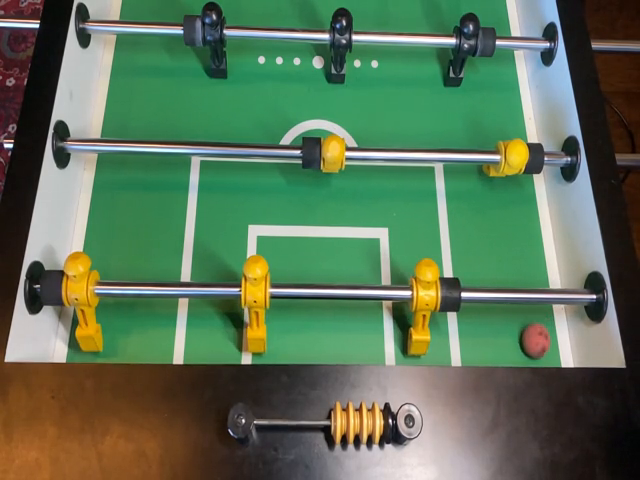
#> input picture frame 196 of Videos/dribble_slow_shot_LED.avi, 640 x 480 px, given in place of dribble_slow_shot.avi, which was not available
$ python testopencv.py
#> lines starting #> are read from the running program, lines starting #| are printed output that depends on the picture; after the words box and inside, x2 and y2 are one past the last pixel; in counts of white or black regions, pixels touching at a corner belong together; pictures that were not available may be replaced by others from this repository, and a replacement may not be noted
#> further down, img is the input picture: shape (480, 640, 3); mean B, G, R 86.9, 114.8, 90.7
import cv2 as cv
import numpy as np
import time

import cv2 as cv
import numpy as np

def detect_balls_YCrCb(frame):
    # Convert the image to YCrCb color space
    ycrcb_frame = cv.cvtColor(frame, cv.COLOR_BGR2YCrCb)

    # Define range of red color in YCrCb
    # Note: These values might need to be adjusted based on your specific use case
    lower_red = np.array([0, 150, 110])
    upper_red = np.array([135, 180, 180])

    # Create a mask for the red color range
    mask = cv.inRange(ycrcb_frame, lower_red, upper_red)

    # Find contours of red areas
    contours, _ = cv.findContours(mask, cv.RETR_EXTERNAL, cv.CHAIN_APPROX_SIMPLE)
    contours = [cont for cont in contours if cv.contourArea(cont) > 100]

    if contours:
        for contour in contours:
            moments = cv.moments(contour)
            if moments["m00"] != 0:
                center_x = int(moments["m10"] / moments["m00"])
                center_y = int(moments["m01"] / moments["m00"])

                # Draw a cross at the center of mass
                cv.drawMarker(frame, (center_x, center_y), (0, 255, 0), markerType=cv.MARKER_CROSS, markerSize=20, thickness=2)

    return frame, mask


def detect_balls(frame):

    # Convert the image to HSV color space
    hsv_frame = cv.cvtColor(frame, cv.COLOR_BGR2HSV)

    # Define range of pink color in HSV
    lower_range1 = np.array([130, 100, 100])
    upper_range1 = np.array([179, 200, 255])

    # Define the second range of colors in HSV
    lower_range2 = np.array([0, 150, 0])
    upper_range2 = np.array([10, 200, 255])

    # Create masks for each color range
    mask1 = cv.inRange(hsv_frame, lower_range1, upper_range1)
    mask2 = cv.inRange(hsv_frame, lower_range2, upper_range2)

    # Combine the two masks
    combined_mask = cv.bitwise_or(mask1, mask2)


    # Find contours of pink areas
    contours, _ = cv.findContours(combined_mask, cv.RETR_EXTERNAL, cv.CHAIN_APPROX_SIMPLE)
    contours = [cunt for cunt in contours if cv.contourArea(cunt) > 70]

    if contours:
        for contour in contours:
            moments = cv.moments(contour)
            if moments["m00"] != 0:
                center_x = int(moments["m10"] / moments["m00"])
                center_y = int(moments["m01"] / moments["m00"])

                # Draw a cross at the center of mass
                cv.drawMarker(frame, (center_x, center_y), (0, 255, 0), markerType=cv.MARKER_CROSS, markerSize=20, thickness=2)
        #cv.drawContours(frame, contours, -1, (0, 255, 0), 2)

    return frame,combined_mask


def pre_process(frame):
    # Pre-process the image. Convert to HSV, crop.
    #frame = cv.resize(frame, (640, 480))

    # Convert the image to HSV color space
    hsv_frame = cv.cvtColor(frame, cv.COLOR_BGR2HSV)
#> hsv_frame: shape (480, 640, 3); mean H, S, V 56.9, 109.8, 124.9

    # Define range of green color in HSV
    lower_green = np.array([35, 50, 50])
    upper_green = np.array([90, 255, 255])

    # Threshold the HSV image to get only green colors.
    # Outputs outside the range are set to black.
    mask = cv.inRange(hsv_frame, lower_green, upper_green)
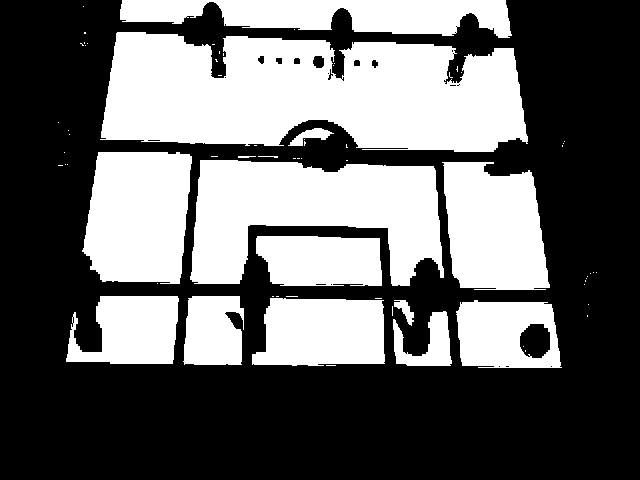
#> mask: shape (480, 640); 40.6% white; 69 white regions (54 under 20 px)

    # Find contours
    contours, _ = cv.findContours(mask, cv.RETR_EXTERNAL, cv.CHAIN_APPROX_SIMPLE)
#> contours = 67 contours, 54 with area under 20; largest, box (x1, y1, x2, y2) and area: (100, 32, 528, 152) 39376, (190, 160, 444, 286) 19969, (82, 152, 192, 284) 12142, (442, 162, 550, 290) 10861, (120, 0, 512, 38) 9486

    contours = [cunt for cunt in contours if cv.contourArea(cunt) > 500]
#> contours = 11 contours; largest, box (x1, y1, x2, y2) and area: (100, 32, 528, 152) 39376, (190, 160, 444, 286) 19969, (82, 152, 192, 284) 12142, (442, 162, 550, 290) 10861, (120, 0, 512, 38) 9486

    # Find the bounding box that encloses all contours
    if contours:
        # Initialize variables for the bounding box coordinates
        x_min = y_min = float('inf')
        x_max = y_max = 0


        if contours:
            hull = cv.convexHull(np.concatenate(contours))
#> hull = contour of 18 points, box (x1, y1, x2, y2) (66, 0, 562, 368), area 161074

            # Draw the convex hull as a quadrilateral
            cv.polylines(frame, [hull], True, (0, 255, 0), 2)
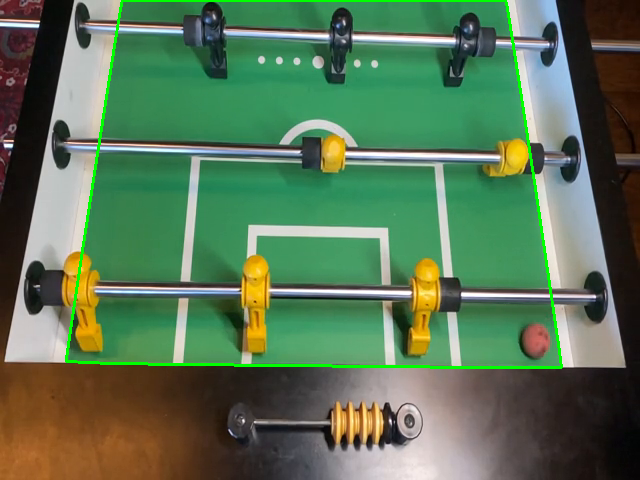
#> frame: shape (480, 640, 3); 1.43% of pixels changed, all inside (x1, y1, x2, y2) = (65, 0, 563, 369)

                # Get bounding rectangle of the convex hull
            x, y, w, h = cv.boundingRect(hull)
#> x = 66; y = 0; w = 496; h = 368

            # Crop the region of interest (ROI) from the original frame
            cropped_frame = frame[y:y+h, x:x+w]
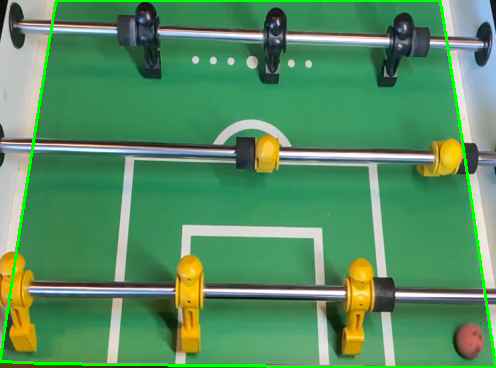
#> cropped_frame: shape (368, 496, 3); mean B, G, R 97.7, 143.1, 86.6

            return cropped_frame, (x,y,w,h)

    return frame


# Initialize video capture
cap = cv.VideoCapture('Videos/dribble_slow_shot.avi')
#cap = cv.VideoCapture('Videos/fast_shot.avi')
#cap = cv.VideoCapture('Videos/fast_shot_LED.avi')
#cap = cv.VideoCapture('Videos/dribble_slow_shot_LED.avi')
if not cap.isOpened():
    print("Error: Could not open video.")
else:
    # Get the resolution of the video
    frame_width = cap.get(cv.CAP_PROP_FRAME_WIDTH)
    frame_height = cap.get(cv.CAP_PROP_FRAME_HEIGHT)
    print(f"Resolution: {int(frame_width)} x {int(frame_height)}")

    # Get frames per second
    fps = cap.get(cv.CAP_PROP_FPS)
    print(f"FPS: {fps}")

    # Get the total number of frames in the video
    frame_count = cap.get(cv.CAP_PROP_FRAME_COUNT)
    print(f"Total Number of Frames: {frame_count}")

    # Get the codec information
    fourcc = cap.get(cv.CAP_PROP_FOURCC)
    codec = "".join([chr((int(fourcc) >> 8 * i) & 0xFF) for i in range(4)])
    print(f"Codec: {codec}")


# Variable to store the cropping rectangle
cropping_rectangle = None

try:
    init_time = time.time()
    counter = 0

    while True:
        success, img = cap.read()
        if not success: break

        if cropping_rectangle is None:
            cropped_img, (x, y, w, h) = pre_process(img)
#> x = 66; y = 0; w = 496; h = 368
            cropping_rectangle = (x, y, w, h)
#> cropping_rectangle = (66, 0, 496, 368)
            img = cropped_img
        else:
            # Crop the image using the previously determined cropping rectangle
            x, y, w, h = cropping_rectangle
            img = img[y:y+h, x:x+w]

        img,mask = detect_balls_YCrCb(img)
#> in detect_balls_YCrCb, `ycrcb_frame = cv.cvtColor(frame, cv.COLOR_BGR2YCrCb)`: ycrcb_frame: shape (368, 496, 3); mean of channels 0, 1, 2 121.1, 103.4, 114.8
#> in detect_balls_YCrCb, `mask = cv.inRange(ycrcb_frame, lower_red, upper_red)`:
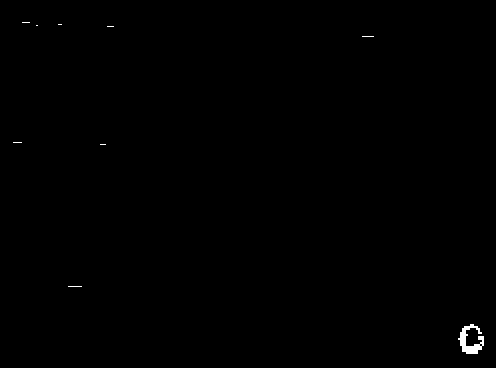
#> mask: shape (368, 496); 0.23% white; 9 white regions (8 under 20 px)
#> in detect_balls_YCrCb, `contours, _ = cv.findContours(mask, cv.RETR_EXTERNAL, cv.CHAIN_APPROX_..`: contours = 9 contours, 8 with area under 20; largest, box (x1, y1, x2, y2) and area: (458, 324, 484, 354) 282
#> in detect_balls_YCrCb, `contours = [cont for cont in contours if cv.contourArea(cont) > 100]`: contours = 1 contour; box (x1, y1, x2, y2) and area: (458, 324, 484, 354) 282
#> the loop in detect_balls_YCrCb, `for contour in contours:` made 1 pass
#> (center_x, center_y) on pass 1: (469, 341)
#> after the loop in detect_balls_YCrCb, `for contour in contours:`:
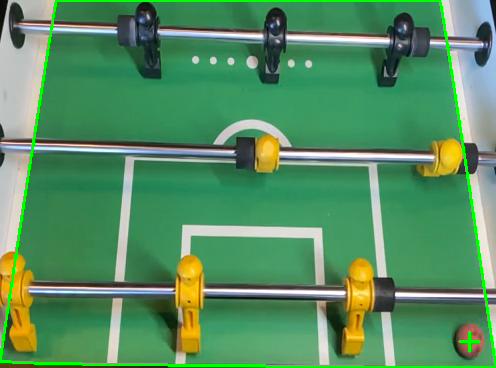
#> frame: shape (368, 496, 3); 0.07% of pixels changed, all inside (x1, y1, x2, y2) = (458, 330, 481, 353)

        show = False
        if show:
            # Convert mask to a 3-channel image so it can be stacked with the color frame
            mask_colored = cv.cvtColor(mask, cv.COLOR_GRAY2BGR)

            # Stack both images side-by-side
            combined_image = np.hstack((img, mask_colored))

            cv.imshow("Combined - Image and Mask", combined_image)
            if cv.waitKey(10) & 0xFF == ord('q'):  # Break the loop if 'q' is pressed
                break
        counter += 1

except KeyboardInterrupt:
    print("Program Terminated")

finally:
    dt = time.time() - init_time
    print(f"Average: {counter/dt}")
    # Release resources
    cap.release()
    cv.destroyAllWindows()

$ run again, starting later in the video
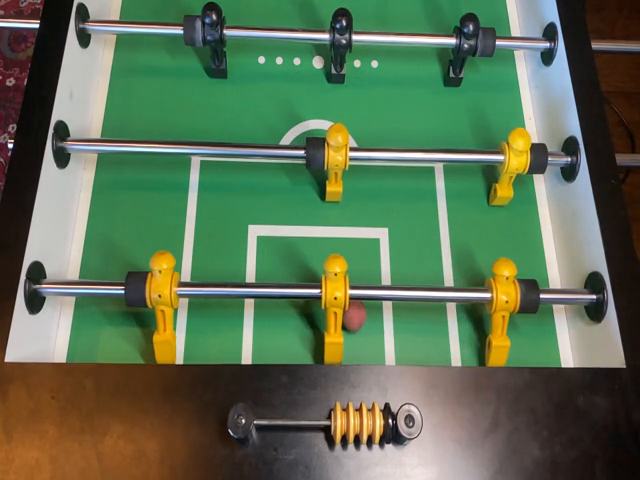
#> input picture frame 882 of Videos/dribble_slow_shot_LED.avi, 640 x 480 px, given in place of dribble_slow_shot.avi, which was not available
#> img is the input picture: shape (480, 640, 3); mean B, G, R 83.5, 112.4, 92.2
#> hsv_frame: shape (480, 640, 3); mean H, S, V 51.2, 110.1, 123.1
#> in pre_process, `mask = cv.inRange(hsv_frame, lower_green, upper_green)`:
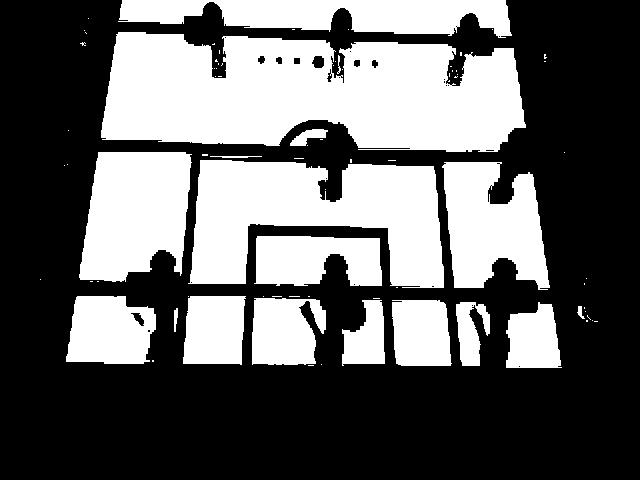
#> mask: shape (480, 640); 39.2% white; 79 white regions (61 under 20 px)
#> in pre_process, `contours, _ = cv.findContours(mask, cv.RETR_EXTERNAL, cv.CHAIN_APPROX_..`: contours = 79 contours, 62 with area under 20; largest, box (x1, y1, x2, y2) and area: (101, 32, 526, 152) 39117, (188, 160, 444, 288) 20199, (79, 152, 192, 282) 11442, (118, 0, 512, 38) 9438, (442, 162, 550, 290) 9410
#> in pre_process, `contours = [cunt for cunt in contours if cv.contourArea(cunt) > 500]`: contours = 13 contours; largest, box (x1, y1, x2, y2) and area: (101, 32, 526, 152) 39117, (188, 160, 444, 288) 20199, (79, 152, 192, 282) 11442, (118, 0, 512, 38) 9438, (442, 162, 550, 290) 9410
#> hull = contour of 16 points, box (x1, y1, x2, y2) (66, 0, 562, 368), area 161011
#> in pre_process, `x, y, w, h = cv.boundingRect(hull)`: x = 66; y = 0; w = 496; h = 368
#> `cropped_img, (x, y, w, h) = pre_process(img)`: x = 66; y = 0; w = 496; h = 368
#> cropping_rectangle = (66, 0, 496, 368)
#> ycrcb_frame: shape (368, 496, 3); mean of channels 0, 1, 2 119.1, 106.4, 113.2
#> in detect_balls_YCrCb, `contours, _ = cv.findContours(mask, cv.RETR_EXTERNAL, cv.CHAIN_APPROX_..`: contours = 15 contours, 14 with area under 20; largest, box (x1, y1, x2, y2) and area: (278, 302, 300, 328) 354
#> in detect_balls_YCrCb, `contours = [cont for cont in contours if cv.contourArea(cont) > 100]`: contours = 1 contour; box (x1, y1, x2, y2) and area: (278, 302, 300, 328) 354
#> the loop in detect_balls_YCrCb, `for contour in contours:` made 1 pass
#> (center_x, center_y) on pass 1: (289, 315)
#> after the loop in detect_balls_YCrCb, `for contour in contours:`:
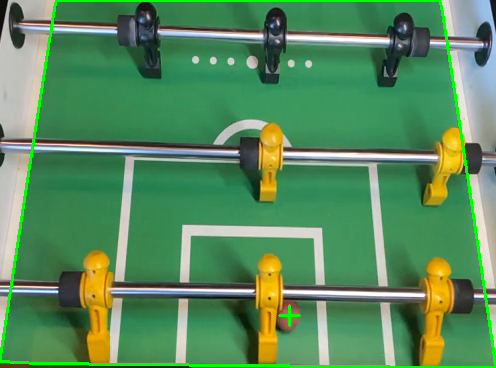
#> frame: shape (368, 496, 3); mean B, G, R 92.8, 139.7, 88.7

$ run again, starting later in the video
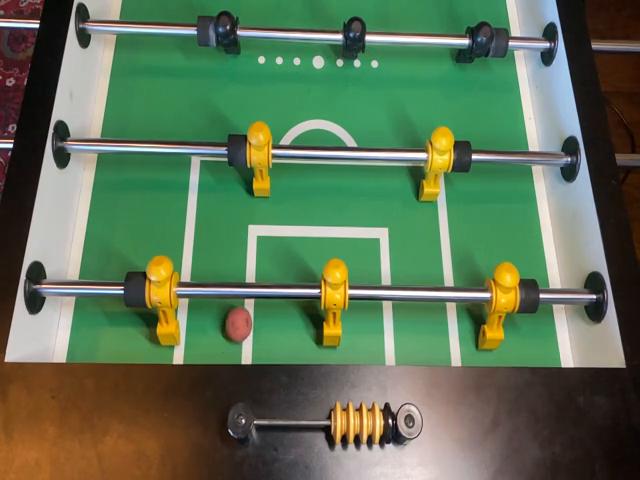
#> input picture frame 1568 of Videos/dribble_slow_shot_LED.avi, 640 x 480 px, given in place of dribble_slow_shot.avi, which was not available
#> img is the input picture: shape (480, 640, 3); mean B, G, R 85.3, 114.6, 93.3
#> hsv_frame: shape (480, 640, 3); mean H, S, V 50, 110.7, 125.3
#> in pre_process, `mask = cv.inRange(hsv_frame, lower_green, upper_green)`:
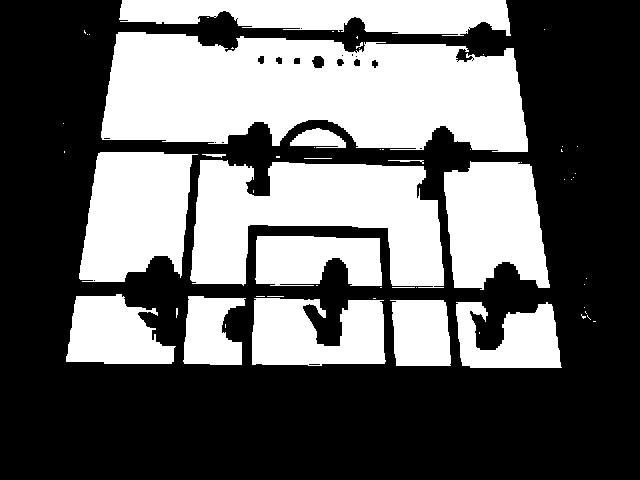
#> mask: shape (480, 640); 40.2% white; 59 white regions (43 under 20 px)
#> in pre_process, `contours, _ = cv.findContours(mask, cv.RETR_EXTERNAL, cv.CHAIN_APPROX_..`: contours = 59 contours, 46 with area under 20; largest, box (x1, y1, x2, y2) and area: (101, 32, 528, 152) 39184, (190, 160, 444, 288) 19632, (79, 152, 198, 282) 11562, (444, 161, 550, 290) 10290, (119, 0, 511, 36) 9969
#> in pre_process, `contours = [cunt for cunt in contours if cv.contourArea(cunt) > 500]`: contours = 12 contours; largest, box (x1, y1, x2, y2) and area: (101, 32, 528, 152) 39184, (190, 160, 444, 288) 19632, (79, 152, 198, 282) 11562, (444, 161, 550, 290) 10290, (119, 0, 511, 36) 9969
#> hull = contour of 16 points, box (x1, y1, x2, y2) (66, 0, 562, 368), area 161074
#> in pre_process, `x, y, w, h = cv.boundingRect(hull)`: x = 66; y = 0; w = 496; h = 368
#> `cropped_img, (x, y, w, h) = pre_process(img)`: x = 66; y = 0; w = 496; h = 368
#> cropping_rectangle = (66, 0, 496, 368)
#> ycrcb_frame: shape (368, 496, 3); mean of channels 0, 1, 2 121.2, 105.4, 113.4
#> in detect_balls_YCrCb, `contours, _ = cv.findContours(mask, cv.RETR_EXTERNAL, cv.CHAIN_APPROX_..`: contours = 13 contours, 12 with area under 20; largest, box (x1, y1, x2, y2) and area: (162, 308, 186, 340) 187
#> in detect_balls_YCrCb, `contours = [cont for cont in contours if cv.contourArea(cont) > 100]`: contours = 1 contour; box (x1, y1, x2, y2) and area: (162, 308, 186, 340) 187
#> the loop in detect_balls_YCrCb, `for contour in contours:` made 1 pass
#> (center_x, center_y) on pass 1: (173, 323)
#> after the loop in detect_balls_YCrCb, `for contour in contours:`:
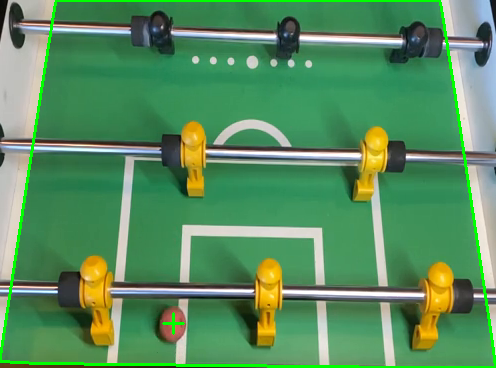
#> frame: shape (368, 496, 3); mean B, G, R 95.3, 142.5, 89.3
